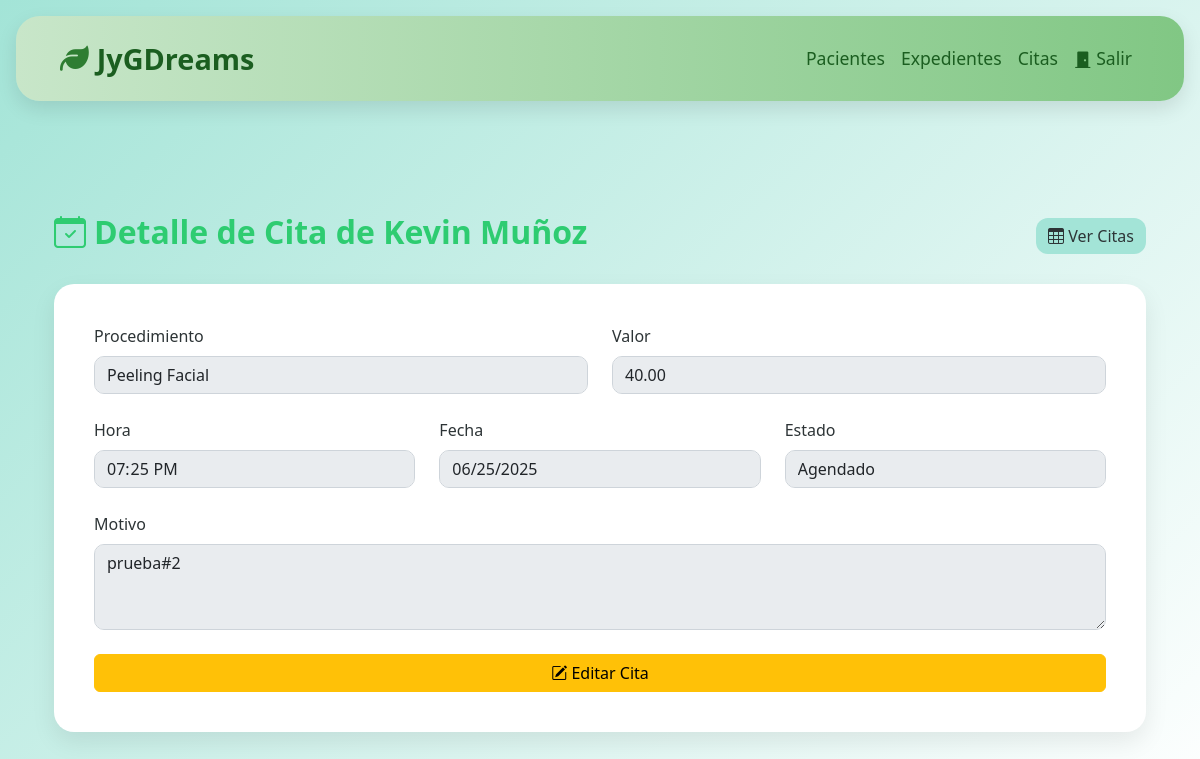
Screenshot of /detalle_cita/5/ with the database file from the repository.
### JyGDreams/models.py (models this page shows, shortened)
class Cita(models.Model):
    ESTADO_CHOICES = [
        ('AGENDADO', 'Agendado'),
        ('REPROGRAMADO', 'Reprogramado'),
        ('REALIZADO', 'Realizado'),
        ('INASISTENCIA', 'Inasistencia'),  # Nueva opción agregada
    ]
    procedimientos = models.ManyToManyField('Procedimiento', through='CitaProcedimiento')
    paciente = models.ForeignKey(Paciente, on_delete=models.CASCADE)
    fecha = models.DateField()
    hora = models.TimeField()
    motivo_cita = models.CharField(max_length=100)
    estado = models.CharField(max_length=12, choices=ESTADO_CHOICES, default='AGENDADO')

class Paciente(models.Model):
    nombre = models.CharField(max_length=100)
    apellido = models.CharField(max_length=100)
    fecha_nacimiento = models.DateField()
    ocupacion = models.CharField(max_length=100)
    correo = models.EmailField()
    telefono = models.CharField(max_length=15)
    direccion = models.TextField()

class Procedimiento(models.Model):
    titulo = models.CharField(max_length=50)
    descripcion = models.CharField(max_length=100)
    duracion = models.CharField(max_length=50)
    costo = models.DecimalField(max_digits=10, decimal_places=2)

### JyGDreams/views.py (the view)
# urls.py: path('detalle_cita/<int:cita_id>/', views.detalle_cita, name='detalle_cita'),
def detalle_cita(request , cita_id):
    cita = get_object_or_404(Cita, id=cita_id)
    return render(request, 'detail_cita.html', {'cita': cita})

### JyGDreams/templates/detail_cita.html (shortened to what this page needs)
{% extends "layout.html" %}
{% load static %}
{% block extra_css %}
<link rel="stylesheet" href="{% static 'JyGDreams/add_cita.css' %}">
{% endblock %}
{% block content %}
<div class="container py-5">
  <div class="d-flex flex-column flex-md-row justify-content-between align-items-start align-items-md-center mb-4 gap-3">
    <h2><i class="bi bi-calendar-check me-2"></i>Detalle de Cita de {{ cita.paciente.nombre }} {{ cita.paciente.apellido }}</h2>
    <a href="{% url 'home_citas' cita.paciente.id %}" class="btn btn-primary">
      <i class="bi bi-table"></i> Ver Citas
    </a>
  </div>
  <div id="formDetalleCita" class="form-container">
    <form>
      {% for proc in cita.procedimientos.all %}
        <div class="row mb-4">
          <div class="col-md-6">
            <label class="form-label">{% if forloop.first %}Procedimiento{% else %}Segundo Procedimiento{% endif %}</label>
            <input type="text" class="form-control" value="{{ proc.titulo }}" disabled>
          </div>
          <div class="col-md-6">
            <label class="form-label">Valor</label>
            <input type="text" class="form-control" value="{{ proc.costo }}" disabled>
          </div>
        </div>
      {% endfor %}
      <div class="row mb-4">
        <div class="col-md-4">
          <label class="form-label">Hora</label>
          <input type="time" class="form-control" value="{{ cita.hora|time:'H:i' }}" disabled>
        </div>
        <div class="col-md-4">
          <label class="form-label">Fecha</label>
          <input type="date" class="form-control" value="{{ cita.fecha|date:'Y-m-d' }}" disabled>
        </div>
        <div class="col-md-4">
          <label class="form-label">Estado</label>
          <input type="text" class="form-control" value="{{ cita.get_estado_display }}" disabled>
        </div>
      </div>
      <div class="mb-4">
        <label class="form-label">Motivo</label>
        <textarea class="form-control" rows="3" disabled>{{ cita.motivo_cita }}</textarea>
      </div>
      <div class="d-grid">
        <a href="{% url 'editar_cita' cita.id %}" class="btn btn-warning">
          <i class="bi bi-pencil-square"></i> Editar Cita
        </a>
      </div>
    </form>
  </div>
</div>
{% endblock %}

### JyGDreams/static/JyGDreams/layout.css (style rules this page uses)
body { margin: 0; font-family: 'Segoe UI', sans-serif; background: #f1f8f5; }

### JyGDreams/static/JyGDreams/add_cita.css (style rules this page uses)
:root { --verde-esmeralda: #2ecc71; --verde-menta: #a3e4d7; --verde-esmeralda-oscuro: #27ae60; }
body { background: linear-gradient(135deg, var(--verde-menta), #ffffff); font-family: 'Segoe UI', sans-serif; }
.form-container { background: #fff; border-radius: 20px; padding: 40px; box-shadow: 0 10px 25px rgba(0, 0, 0, 0.08); }
.form-label { font-weight: 500; color: #2d3436; }
.form-control, .form-select { border-radius: 10px; border: 1px solid #ced4da; transition: border-color 0.3s ease; }
h2 { font-weight: 700; color: var(--verde-esmeralda); }
.btn-primary { background-color: var(--verde-menta); border: none; border-radius: 12px; color: #2d3436; font-weight: 500; }

### rows the page displays
Cita: paciente.nombre "Kevin", paciente.apellido "Muñoz", hora "19:25", fecha "06/25/2025", estado "Agendado", motivo_cita "prueba#2"
Procedimiento: titulo "Peeling Facial", costo "40.00"
